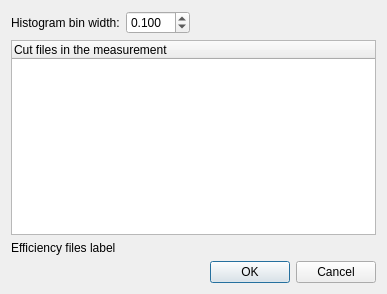
<?xml version="1.0" encoding="UTF-8"?>
<ui version="4.0">
 <class>Dialog</class>
 <widget class="QDialog" name="Dialog">
  <property name="geometry">
   <rect>
    <x>0</x>
    <y>0</y>
    <width>387</width>
    <height>294</height>
   </rect>
  </property>
  <property name="windowTitle">
   <string>Create Energy Spectra</string>
  </property>
  <layout class="QGridLayout" name="gridLayout">
   <item row="2" column="0">
    <layout class="QVBoxLayout" name="verticalLayout">
     <item>
      <layout class="QHBoxLayout" name="horizontalLayout">
       <item>
        <widget class="QLabel" name="histogramTicksLabel">
         <property name="text">
          <string>Histogram bin width:</string>
         </property>
        </widget>
       </item>
       <item>
        <widget class="QDoubleSpinBox" name="histogramTicksDoubleSpinBox">
         <property name="toolTip">
          <string>Define energy spectrum graph's bin width.</string>
         </property>
         <property name="decimals">
          <number>3</number>
         </property>
         <property name="maximum">
          <double>10.000000000000000</double>
         </property>
         <property name="singleStep">
          <double>0.010000000000000</double>
         </property>
         <property name="value">
          <double>0.100000000000000</double>
         </property>
        </widget>
       </item>
       <item>
        <spacer name="horizontalSpacer">
         <property name="orientation">
          <enum>Qt::Horizontal</enum>
         </property>
         <property name="sizeHint" stdset="0">
          <size>
           <width>40</width>
           <height>20</height>
          </size>
         </property>
        </spacer>
       </item>
      </layout>
     </item>
     <item>
      <widget class="QTreeWidget" name="treeWidget">
       <column>
        <property name="text">
         <string>Cut files in the measurement</string>
        </property>
       </column>
      </widget>
     </item>
     <item>
      <widget class="QLabel" name="label_efficiency_files">
       <property name="text">
        <string>Efficiency files label</string>
       </property>
      </widget>
     </item>
     <item>
      <layout class="QHBoxLayout" name="horizontalLayout_2">
       <item>
        <spacer name="horizontalSpacer_2">
         <property name="orientation">
          <enum>Qt::Horizontal</enum>
         </property>
         <property name="sizeHint" stdset="0">
          <size>
           <width>40</width>
           <height>20</height>
          </size>
         </property>
        </spacer>
       </item>
       <item>
        <widget class="QLabel" name="label_status">
         <property name="text">
          <string>              </string>
         </property>
        </widget>
       </item>
       <item>
        <widget class="QPushButton" name="pushButton_OK">
         <property name="text">
          <string>OK</string>
         </property>
        </widget>
       </item>
       <item>
        <widget class="QPushButton" name="pushButton_Cancel">
         <property name="text">
          <string>Cancel</string>
         </property>
        </widget>
       </item>
      </layout>
     </item>
    </layout>
   </item>
  </layout>
 </widget>
 <tabstops>
  <tabstop>histogramTicksDoubleSpinBox</tabstop>
  <tabstop>pushButton_OK</tabstop>
  <tabstop>pushButton_Cancel</tabstop>
 </tabstops>
 <resources/>
 <connections/>
</ui>
